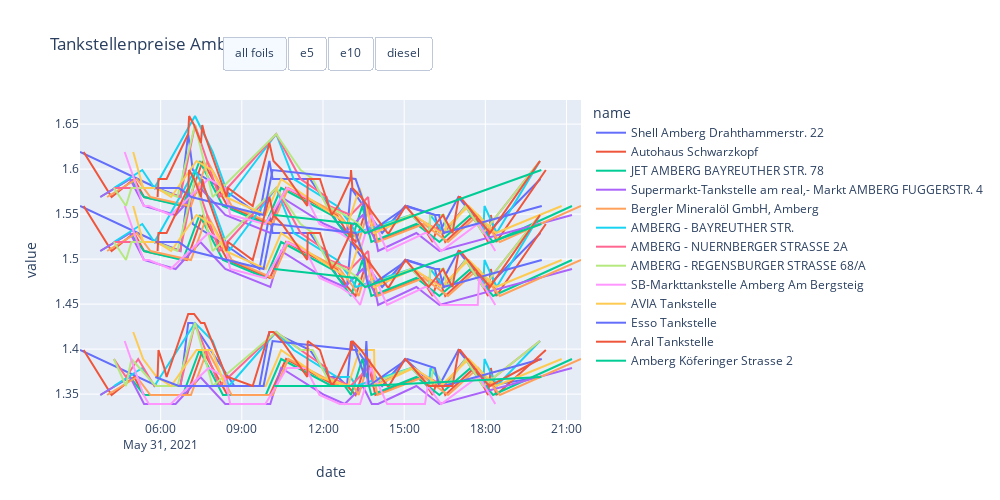

Here is the notebook cell this chart was saved with:
### Markdown cell above
Im interaktiven Plotly-Diagramm kann man nun also verschieden Lineplots sehen. Im ersten Diagrammteil ist eine Übersicht aller Kraftstoffarten aller Tankstellen abgebildet. Bei einem Klick auf die Tankstellennamen auf der rechten Seite kann man Tankstellen ausblenden, falls man nur bestimmte sehen will. 
Möchte Herr Sparfuchs die Werte der einzelnen Kraftstoffarten in einer Übersicht dargestellt haben, so kann er auf die Buttons klicken, um Super E5, Super E10 oder Diesel zu erhalten.

### Code cell
fig.update_layout(
    autosize=False,
    width=1000,
    height=500,
    showlegend=True,
    updatemenus=[
        dict(
            type="buttons",
            direction="right",
            x=0.7,
            y=1.2,
            showactive=True,
            buttons=list(
                [
                    dict(
                        label="all foils",
                        method="update",
                        args=[{"visible": [True, True, True]}],
                    ),
                    dict(
                        label="e5",
                        method="update",
                        args=[{"visible": [True, False, False]}],
                    ),
                    dict(
                        label="e10",
                        method="update",
                        args=[{"visible": [False, True, False]}],
                    ),
                    dict(
                        label="diesel",
                        method="update",
                        args=[{"visible": [False, False, True]}],
                    ),
                ]
            ),
        )
    ]
)
